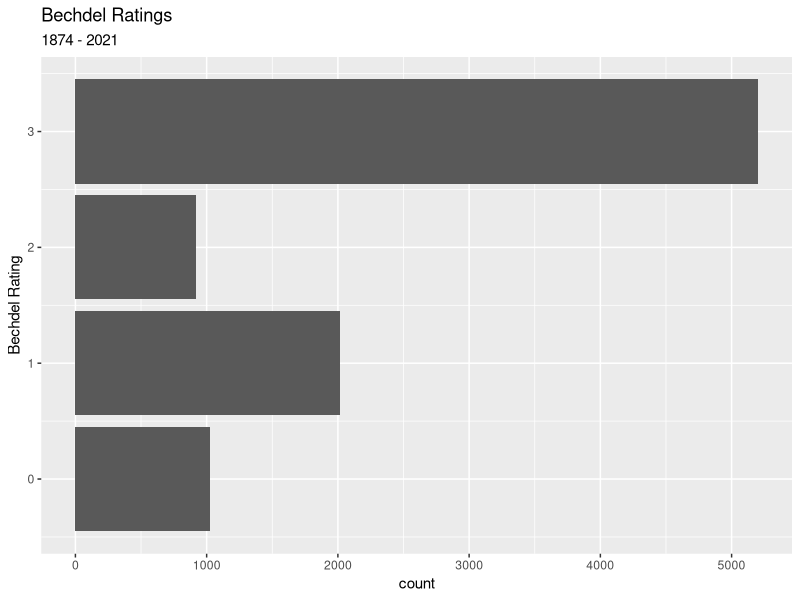
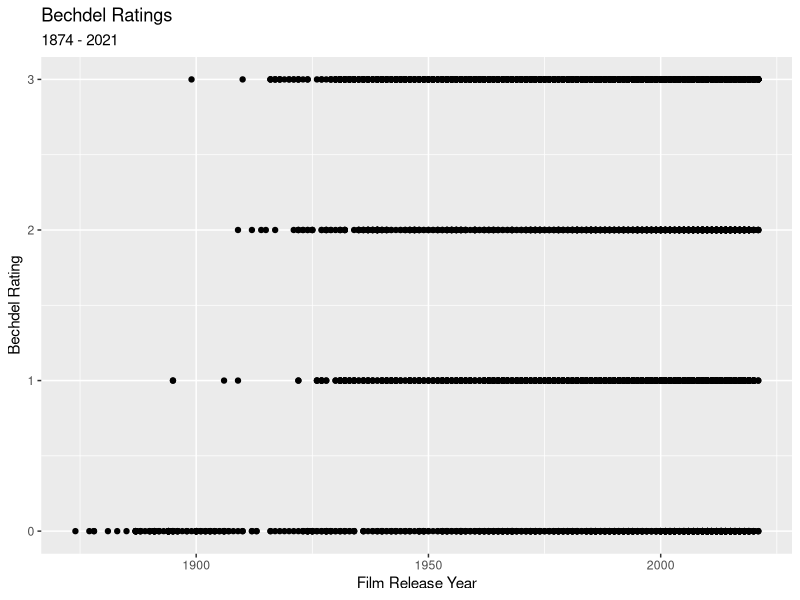
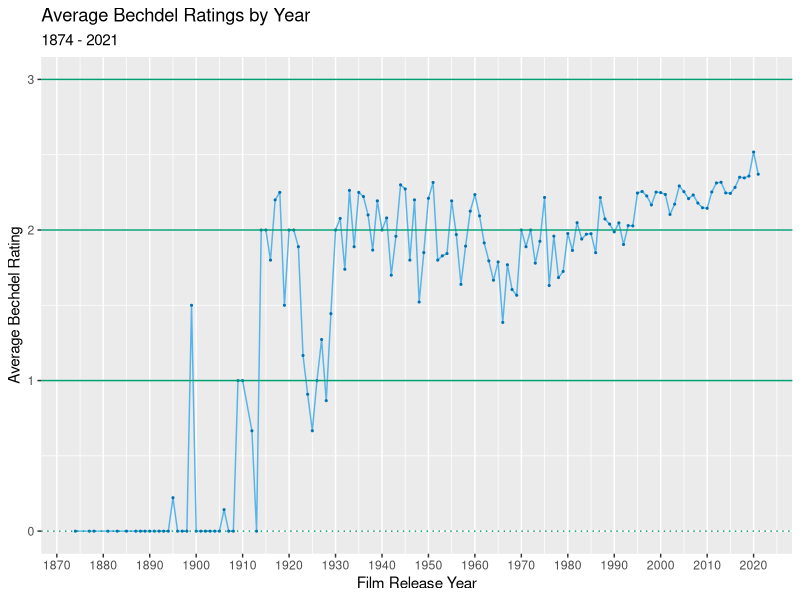

R code for these plots, in order:
require(tidyverse)
require(ggplot2)

####read bechdel data

bechdel_data <- read_csv("data/bechdel.csv")

bechdel_data %>%
  summary()


####plain bar

plot1 <- ggplot(data = bechdel_data, mapping = aes(y = bechdel)) +
  geom_bar() +
  theme(panel.background = element_rect(), plot.background = element_blank()) +
  scale_y_continuous(name ="Bechdel Rating") +
  ggtitle("Bechdel Ratings", subtitle = "1874 - 2021")

plot1

####scatter plot - hot mess

plot2 <- ggplot(data = bechdel_data, mapping = aes(x = year, y = bechdel)) +
  geom_point() +
  theme(panel.background = element_rect(), plot.background = element_blank()) +
  scale_y_continuous(name ="Bechdel Rating") +
  scale_x_continuous(name ="Film Release Year") +
  ggtitle("Bechdel Ratings", subtitle = "1874 - 2021")

plot2

####average by year

##calculate yearly average

bechdel_data %>%
  group_by(year)  %>%
  mutate(avg = mean(bechdel)) %>%
  select(-title, -bechdel) %>%
  unique() %>%
  ggplot(mapping = aes(x = year, y = avg)) +
  geom_line(color = "#56B4E9") +
  geom_point(size = .4, color = "#0072B2") +
  geom_hline(yintercept = 0, show.legend = T, color = "#009E73", linetype = "dotted") +
  geom_hline(yintercept = 1, show.legend = T, color = "#009E73") +
  geom_hline(yintercept = 2, show.legend = T, color = "#009E73") +
  geom_hline(yintercept = 3, show.legend = T, color = "#009E73") +
  theme(panel.background = element_rect(), plot.background = element_blank()) +
  scale_y_continuous(name ="Average Bechdel Rating") +
  scale_x_continuous(name ="Film Release Year", n.breaks = 14) +
  ggtitle("Average Bechdel Ratings by Year", subtitle = "1874 - 2021") -> plot3

plot3  
  

